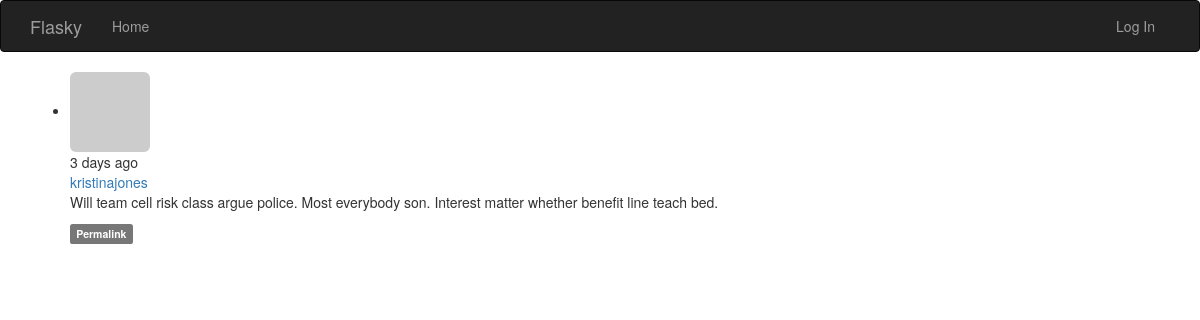
The page /post/12 on the database its author committed.
### app/models.py (models this page shows, shortened)
class Post(db.Model):
    __tablename__ = 'posts'
    id = db.Column(db.Integer, primary_key=True)
    body = db.Column(db.Text)
    body_html = db.Column(db.Text)
    timestamp = db.Column(db.DateTime, index=True, default=datetime.utcnow)
    author_id = db.Column(db.Integer, db.ForeignKey('users.id'))

class User(UserMixin, db.Model):
    __tablename__ = 'users'
    id = db.Column(db.Integer, primary_key=True)
    email = db.Column(db.String(64), unique=True, index=True)
    username = db.Column(db.String(64), unique=True, index=True)
    password_hash = db.Column(db.String(128))
    role_id = db.Column(db.Integer, db.ForeignKey('roles.id'))
    confirmed = db.Column(db.Boolean, default=False)
    name = db.Column(db.String(64))
    location = db.Column(db.String(64))
    about_me = db.Column(db.Text())
    member_since = db.Column(db.DateTime(), default=datetime.utcnow)
    last_seen = db.Column(db.DateTime(), default=datetime.utcnow)
    avatar_hash = db.Column(db.String(32))
    posts = db.relationship('Post', backref='author', lazy='dynamic')
    @property
    def password(self):
        raise AttributeError('password is not a readable attribute')
    def gravatar(self, size=100, default='identicon', rating='g'):
        url = 'https://secure.gravatar.com/avatar'
        hash = self.avatar_hash or self.gravatar_hash()
        return '{url}/{hash}?s={size}&d={default}&r={rating}'.format(
            url=url, hash=hash, size=size, default=default, rating=rating)

### app/main/views.py (the view)
@main.route('/post/<int:id>')
def post(id):
    post = Post.query.get_or_404(id)
    return render_template('post.html', posts=[post])

### app/auth/views.py (called while the page is built)
@auth.before_app_request
def before_request():
    if current_user.is_authenticated:
        current_user.ping()
        if not current_user.confirmed \
                and request.endpoint \
                and request.blueprint != 'auth' \
                and request.endpoint != 'static':
            return redirect(url_for('auth.unconfirmed'))

@auth.before_app_request
def before_request():
    if current_user.is_authenticated \
            and not current_user.confirmed \
            and request.blueprint != 'auth' \
            and request.endpoint != 'static':
        return redirect(url_for('auth.unconfirmed'))

### app/main/__init__.py (called while the page is built)
@main.app_context_processor
def inject_permissions():
    return dict(Permission=Permission)

### app/models.py (called while the page is built)
    def is_administrator(self):
        return False

### app/templates/post.html (shortened to what this page needs)
{% extends "base.html" %}
{% block page_content %}
{% include '_posts.html' %}
{% endblock %}

### app/templates/_posts.html (shortened to what this page needs)
<ul class="posts">
    {% for post in posts %}
    <li class="post">
        <div class="post-thumbnail">
            <a href="{{ url_for('.user', username=post.author.username) }}">
                <img class="img-rounded profile-thumbnail" src="{{ post.author.gravatar(size=40) }}">
            </a>
        </div>
        <div class="post-content">
            <div class="post-date">{{ moment(post.timestamp).fromNow() }}</div>
            <div class="post-author"><a href="{{ url_for('.user', username=post.author.username) }}">{{ post.author.username }}</a></div>
            <div class="post-body">
                {% if post.body_html %}
                    {{ post.body_html | safe }}
                {% else %}
                    {{ post.body }}
                {% endif %}
            </div>
            <div class="post-footer">
                <a href="{{ url_for('.post', id=post.id) }}">
                    <span class="label label-default">Permalink</span>
                </a>
            </div>
        </div>
    </li>
    {% endfor %}
</ul>

### rows shown on the page
Post: timestamp "3 days ago", author.username "kristinajones", body_html "Will team cell risk class argue police. Most everybody son. Interest matter whether benefit line teach bed."
